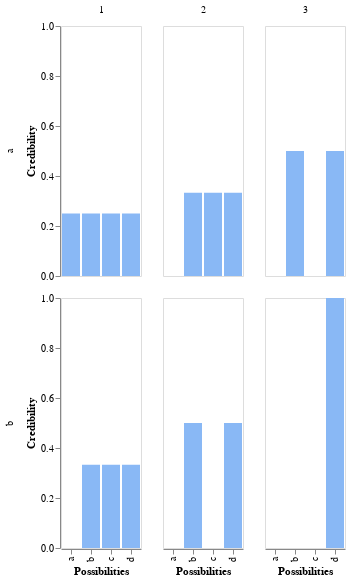

This figure's notebook cell:
### Code cell
using Plots
using VegaLite

#bar(d.Possibilities, d.Credibility, layout = 6)

d |>
@vlplot(
  :bar,
  color=:green,
  column = {"iteration",axis={title=""}},
  row = {"stage:o", sort = "-stage", axis={title=""}},
  x={"Possibilities:n", title="Possibilities"},
  color={"Possibilities:n", scale={range=["#89b8f5"]}, axis={title=""}, legend = ""},
  y={"Credibility", axis={title="Credibility", grid=false}},
  height = 250)

### Figure 1 — Vega-Lite specification as saved in the notebook (floating-point values rounded to 4 significant figures)
{"data": {"values": [{"Credibility": 0.25, "Possibilities": "a", "iteration": 1, "stage": "a"}, {"Credibility": 0.25, "Possibilities": "b", "iteration": 1, "stage": "a"}, {"Credibility": 0.25, "Possibilities": "c", "iteration": 1, "stage": "a"}, {"Credibility": 0.25, "Possibilities": "d", "iteration": 1, "stage": "a"}, {"Credibility": 0.0, "Possibilities": "a", "iteration": 1, "stage": "b"}, {"Credibility": 0.3333, "Possibilities": "b", "iteration": 1, "stage": "b"}, {"Credibility": 0.3333, "Possibilities": "c", "iteration": 1, "stage": "b"}, {"Credibility": 0.3333, "Possibilities": "d", "iteration": 1, "stage": "b"}, {"Credibility": 0.0, "Possibilities": "a", "iteration": 2, "stage": "a"}, {"Credibility": 0.3333, "Possibilities": "b", "iteration": 2, "stage": "a"}, {"Credibility": 0.3333, "Possibilities": "c", "iteration": 2, "stage": "a"}, {"Credibility": 0.3333, "Possibilities": "d", "iteration": 2, "stage": "a"}, {"Credibility": 0.0, "Possibilities": "a", "iteration": 2, "stage": "b"}, {"Credibility": 0.5, "Possibilities": "b", "iteration": 2, "stage": "b"}, {"Credibility": 0.0, "Possibilities": "c", "iteration": 2, "stage": "b"}, {"Credibility": 0.5, "Possibilities": "d", "iteration": 2, "stage": "b"}, {"Credibility": 0.0, "Possibilities": "a", "iteration": 3, "stage": "a"}, {"Credibility": 0.5, "Possibilities": "b", "iteration": 3, "stage": "a"}, {"Credibility": 0.0, "Possibilities": "c", "iteration": 3, "stage": "a"}, {"Credibility": 0.5, "Possibilities": "d", "iteration": 3, "stage": "a"}, {"Credibility": 0.0, "Possibilities": "a", "iteration": 3, "stage": "b"}, {"Credibility": 0.0, "Possibilities": "b", "iteration": 3, "stage": "b"}, {"Credibility": 0.0, "Possibilities": "c", "iteration": 3, "stage": "b"}, {"Credibility": 1.0, "Possibilities": "d", "iteration": 3, "stage": "b"}]}, "encoding": {"color": {"axis": {"title": ""}, "field": "Possibilities", "legend": "", "scale": {"range": ["#89b8f5"]}, "type": "nominal"}, "column": {"axis": {"title": ""}, "field": "iteration", "type": "quantitative"}, "row": {"axis": {"title": ""}, "field": "stage", "sort": "-stage", "type": "ordinal"}, "x": {"field": "Possibilities", "title": "Possibilities", "type": "nominal"}, "y": {"axis": {"grid": false, "title": "Credibility"}, "field": "Credibility", "type": "quantitative"}}, "height": 250, "mark": "bar"}
